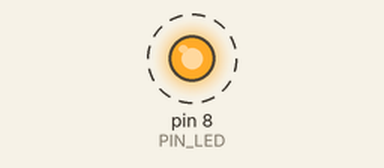
Recording of a sketch running on a simulated Arduino Uno, built with avr-gcc and run on an emulated ATmega328P. On the bench: output pins drawn as LEDs (lit = HIGH). Dashed ring = blinking. What the sketch prints to the serial monitor is not drawn.

Above: at 0.5 s.
Timing chart, 0 to 4.6 s (numbered marks = the images above):
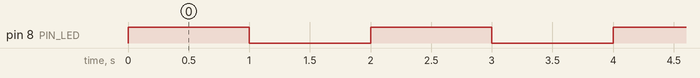

The sketch:

encender_leds.ino
```cpp
/*
 * ============================================================================
 *  PROYECTO 1: Encender y Hacer Parpadear un LED (Blink)
 *  PLACA:      Arduino Uno
 *  NIVEL:      Principiante (Guía para estudiantes)
 * ============================================================================
 *
 *  CONEXIÓN EN LA PROTOBOARD:
 *  --------------------------
 *  - Pata larga del LED  (Ánodo / +)  --> Resistencia de 220Ω --> Pin Digital 8
 *  - Pata corta del LED  (Cátodo / -) --> Pin GND (Tierra) del Arduino
 *
 *  CONCEPTOS QUE APRENDERÁS:
 *  -------------------------
 *  1. pinMode()      : Configura un pin como entrada (INPUT) o salida (OUTPUT).
 *  2. digitalWrite() : Envía voltaje (HIGH = 5V) o lo apaga (LOW = 0V).
 *  3. delay()        : Pausa el programa durante un tiempo en milisegundos
 *                      (1000 ms = 1 segundo).
 * ============================================================================
 */

// 1. DEFINICIÓN DE PINES
// Usamos 'const int' para darle un nombre fácil de recordar al pin número 8.
const int PIN_LED = 8;

// 2. CONFIGURACIÓN INICIAL (Se ejecuta UNA SOLA VEZ al encender el Arduino)
void setup() {
  // Iniciamos el Monitor Serial para ver mensajes en la computadora (9600 baudios)
  Serial.begin(9600);
  Serial.println("=== Iniciando programa: Encender LED ===");

  // Configuramos el pin del LED como SALIDA porque el Arduino enviará energía
  pinMode(PIN_LED, OUTPUT);
}

// 3. BUCLE PRINCIPAL (Se repite INFINITAMENTE mientras el Arduino tenga energía)
void loop() {
  // Encendemos el LED (enviamos 5V al pin)
  digitalWrite(PIN_LED, HIGH);
  Serial.println("LED: ENCENDIDO");
  delay(1000); // Esperamos 1 segundo (1000 milisegundos)

  // Apagamos el LED (cortamos el voltaje a 0V)
  digitalWrite(PIN_LED, LOW);
  Serial.println("LED: APAGADO");
  delay(1000); // Esperamos 1 segundo antes de repetir el ciclo
}
```

Measured:
- by itself, pin 8 (PIN_LED): alternates HIGH for 1.0 s and LOW for 1.0 s
